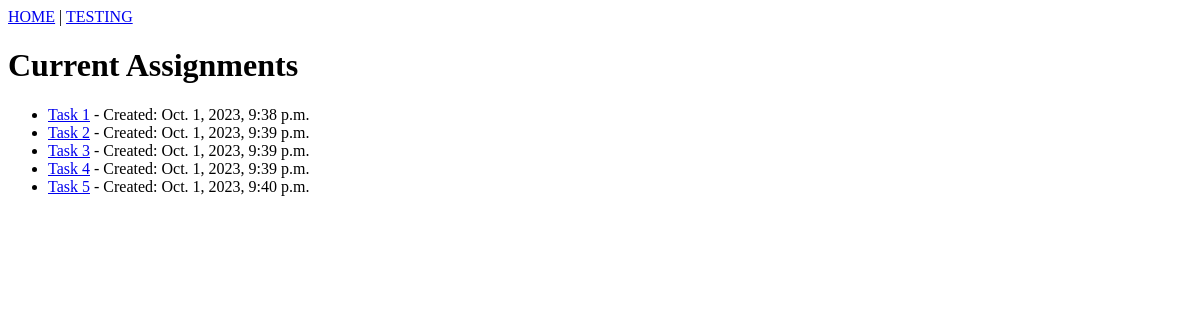
The page /assignments/ on the database as committed earlier.
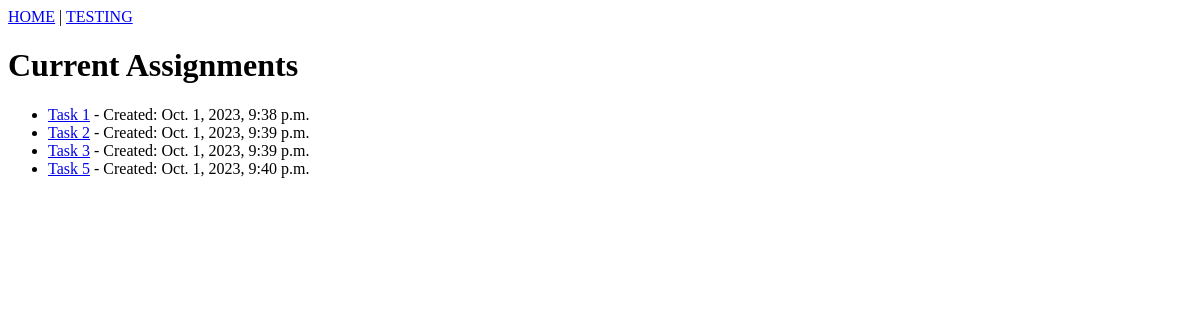
The same page on the database as committed later.
### assignments/models.py (models this page shows, shortened)
class Assignment(models.Model):
    title = models.CharField(max_length=225)
    description = models.TextField(blank=True)
    time_created = models.DateTimeField(auto_now_add=True)
    completed = models.BooleanField(default=False)
    due_date = models.DateField(default=date.today)
    assigned_to = models.CharField(max_length=225, blank=True, default='')

### assignments/views.py (the view)
# urls.py: path('', views.main, name='assignments_main'),
def main(request):
    template = loader.get_template('assignments_main.html')
    assignments_list = Assignment.objects.all().values().order_by('time_created')
    context = {
        'assignments_list': assignments_list,
    }
    return HttpResponse(template.render(context, request))

### assignments/templates/assignments_main.html (shortened to what this page needs)
{% extends 'pattern.html' %}
{% block content %}
<h1> Current Assignments </h1>
<ul>
    {% for x in assignments_list %}
    <li><a href='details/{{ x.id }}'>{{x.title}}</a> - Created: {{x.time_created}}</li>
    {% endfor %}
</ul>
{% endblock %}

Rows that differ between the two databases and show on the page:
removed Assignment: title "Task 4", time_created "Oct. 1, 2023, 9:39 p.m."
